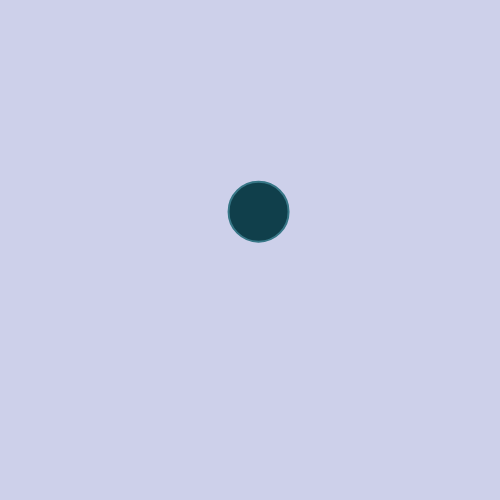
Frame 1 (no input)
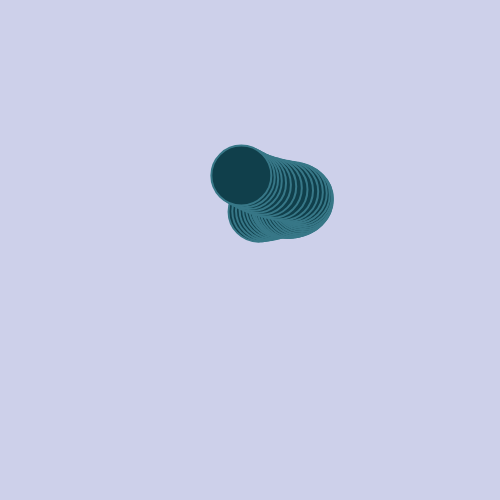
Frame 60 (no input)
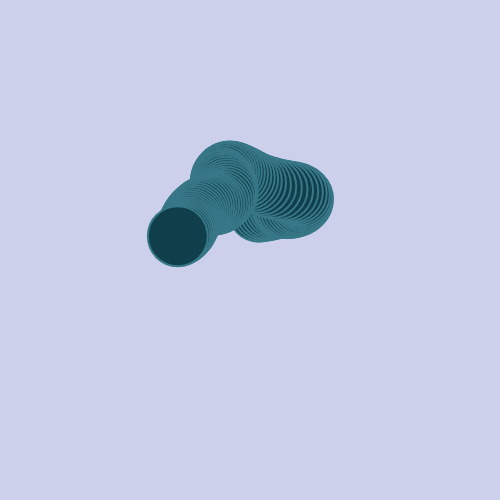
Frame 120 (the mouse pressed at the canvas centre since frame 60)

The p5.js sketch that drew these frames (run headless with seeded random() and noise() and a simulated clock; from frame 60 on, the mouse is pressed at the canvas centre):

// p5.js sketch
// ── sketch.js
// Sketch Title - for MuW201 Tangible Computing, 2019
// Firstname Lastname 
// GitHub Username
// Date 
 
let ball;

function setup() {
  createCanvas(500,500);
  ball = new Ball();
  background(205, 208, 234);
}

function draw() {
  ball.walk();
  ball.display();
}

class Ball{
  constructor(){
    this.position = createVector(width/4,height/4);
    this.noff = createVector(random(1000),random(1000));
  }

 display() {
    strokeWeight(2);
    fill(16, 63, 75);
    stroke(55, 119, 135);
    ellipse(this.position.x, this.position.y, 60, 60);
  }

  walk() {
    this.position.x = map(noise(this.noff.x),0,1,0,width);
    this.position.y = map(noise(this.noff.y),0,1,0,height);
    this.noff.add(0.01,0.01,0);
  }
}




// ── 5-4.html
<!-- boilerplate p5 example -->
<!DOCTYPE html>

<html>

<head>
	<title> p5 sketch </title>
	<script src="https://cdnjs.cloudflare.com/ajax/libs/p5.js/0.8.0/p5.min.js"></script>
	<script src="https://cdnjs.cloudflare.com/ajax/libs/p5.js/0.8.0/addons/p5.dom.min.js"></script> 
	<link rel="stylesheet" type="text/css" href="style.css"> 
	<script src="sketch.js"></script>
	

</head>

<body>
	<h1>week 5, day 1 </h1>
	
	<center><h2> Exploring perlin noise. </h2></center>
	<div id="sketch-holder"></div>
</body>

<footer>
	<a href="../../index.html"> back to home </a>
</footer>



</html>
